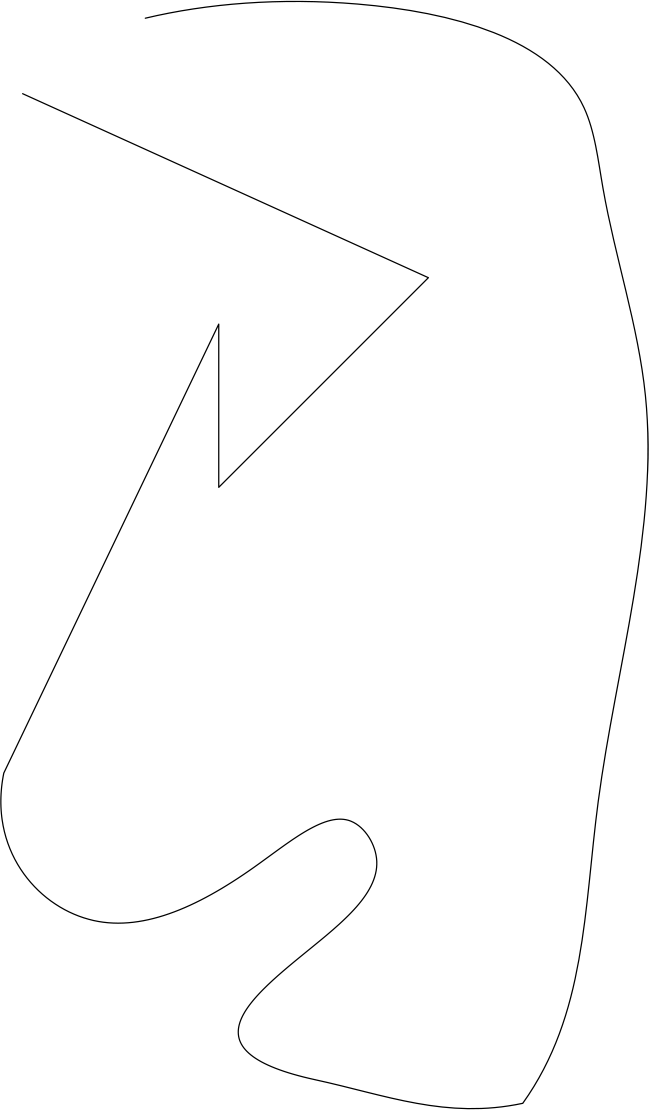
#> input picture images/test_draw_1.png, 3244 x 5550 px (shown at 1/5 size)
$ python image_processing_old.py   (older library calls are emulated)
#> lines starting #> are read from the running program, lines starting #| are printed output that depends on the picture; after the words box and inside, x2 and y2 are one past the last pixel; in counts of white or black regions, pixels touching at a corner belong together
import cv2
import matplotlib.pyplot as plt
import numpy as np
import time
import math
import scipy.spatial.distance as distance
import random as rng

class processing(object):
    def __init__(self, file_name = 'images/test_draw_1.png'):
#> called with file_name = 'images/test_draw_1.png'
        try:
            self.image = cv2.imread(file_name)
#> self.image is the input picture: shape (5550, 3244, 3); min 0, max 255, mean 253.2
        except:
            print(ValueError + 'CANNOT READ IMAGE FILE\n')


    # [24 lines left out: function image2plot, not called in this run]

    def corner_detector(self):
        self.image = cv2.cvtColor(self.image, cv2.COLOR_BGR2GRAY)
#> self.image: shape (5550, 3244)

        # [8 lines of commented-out code are left out]

        _, self.image = cv2.threshold(self.image, 150, 255, cv2.THRESH_BINARY)
#> self.image: shape (5550, 3244); 99.3% white; 1 black region, box (x1, y1, x2, y2) and area: (1, 4, 3243, 5546) 126383
        # self.image = cv2.bitwise_not(self.image)
        # self.image = cv2.ximgproc.thinning(self.image)

        corners = cv2.goodFeaturesToTrack(self.image, 1,0.005,50)
#> corners = [[2135, 1389]]
        corners = np.int0(corners)

        for i in corners:
            x, y = i.ravel()
            plt.scatter(x,y)
#> this loop made 1 pass
            # cv2.circle(self.image, (x, y), 3, 255, -1)

        plt.imshow(self.image, aspect="auto", cmap="gray")
        plt.show()
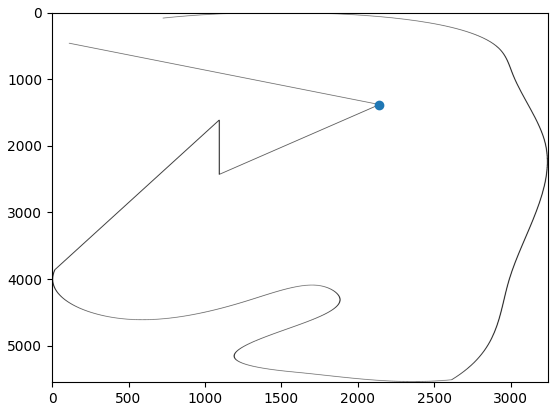
#> figure drawn by matplotlib, 1 panel

        return corners

    # [119 lines left out: functions hough_lines, hough_corner_detector, get_end_pnts, detect_loose_end, not called in this run]

    def order_points(self, x, y):
        return x, y

    # [66 lines left out: function image_sampling, not called in this run]


p = processing()
# p.image_sampling()


corners = p.corner_detector()
#> corners = [[2135, 1389]]

# [12 lines of commented-out code are left out]

$ run again, with images/square.png copied over images/test_draw_1.png
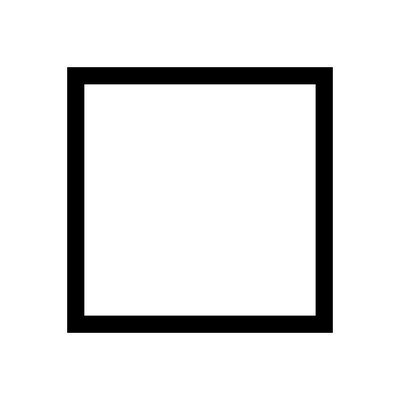
#> input picture images/square.png, 400 x 400 px
#> in __init__, self.image is the input picture: shape (400, 400, 3); min 0, max 255, mean 227.8
#> in corner_detector, `_, self.image = cv2.threshold(self.image, 150, 255, cv2.THRESH_BINARY)`:
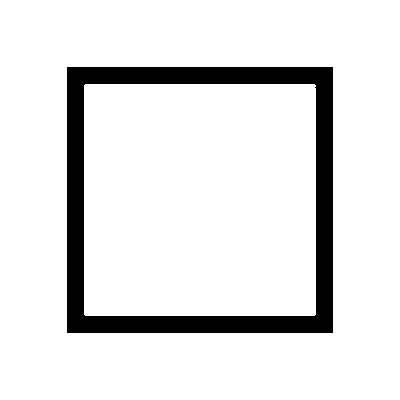
#> self.image: shape (400, 400); 89.4% white; 1 black region, box (x1, y1, x2, y2) and area: (67, 67, 333, 333) 16937
#> in corner_detector, `corners = cv2.goodFeaturesToTrack(self.image, 1,0.005,50)`: corners = [[332, 332]]
#> the loop in corner_detector, `for i in corners:` made 1 pass
#> in corner_detector, `plt.show()`:
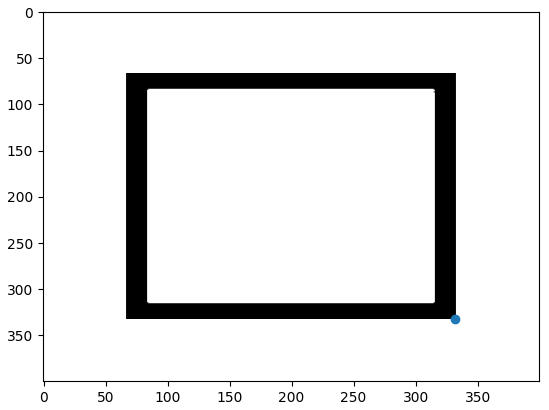
#> figure drawn by matplotlib, 1 panel

$ run again, with images/test_draw_2.png copied over images/test_draw_1.png
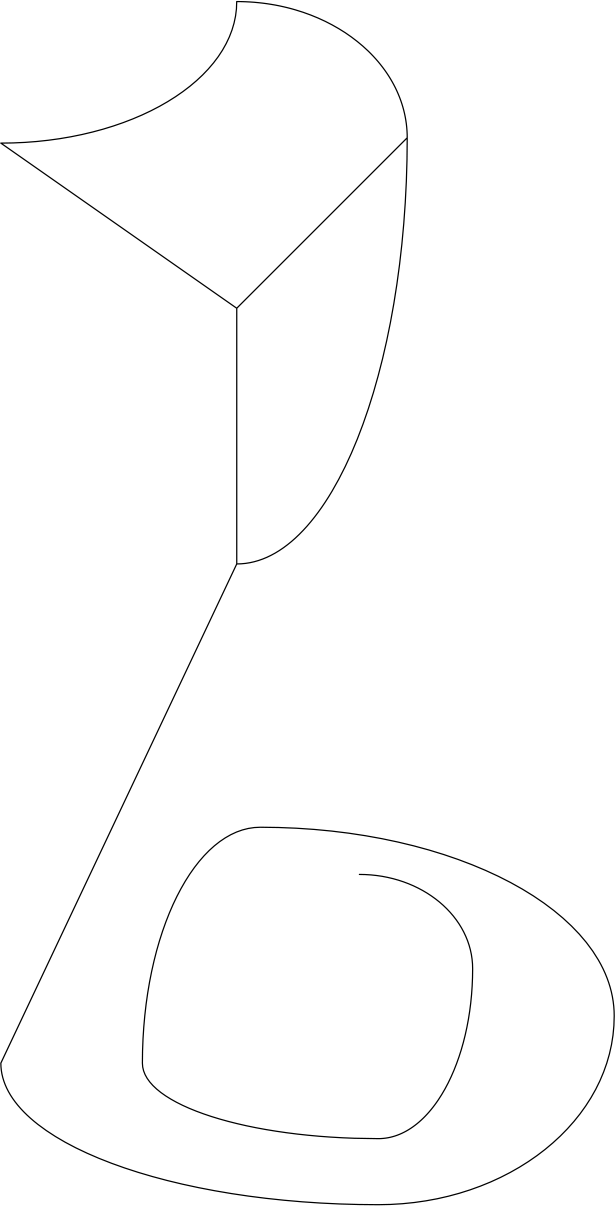
#> input picture images/test_draw_2.png, 3075 x 6031 px (shown at 1/5 size)
#> in __init__, self.image is the input picture: shape (6031, 3075, 3); min 0, max 255, mean 253.1
#> in corner_detector, `corners = cv2.goodFeaturesToTrack(self.image, 1,0.005,50)`: corners = [[1187, 2815]]
#> the loop in corner_detector, `for i in corners:` made 1 pass
#> in corner_detector, `plt.show()`:
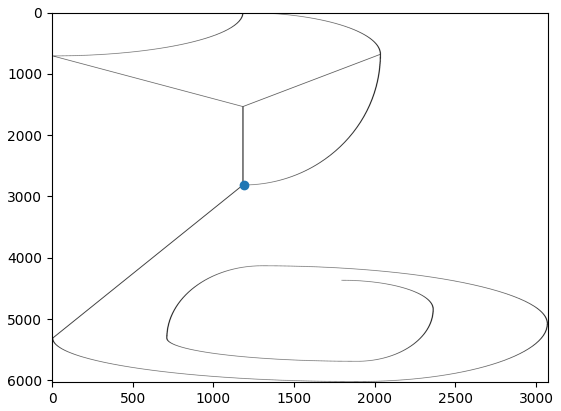
#> figure drawn by matplotlib, 1 panel

$ run again, with images/test_draw_3.png copied over images/test_draw_1.png
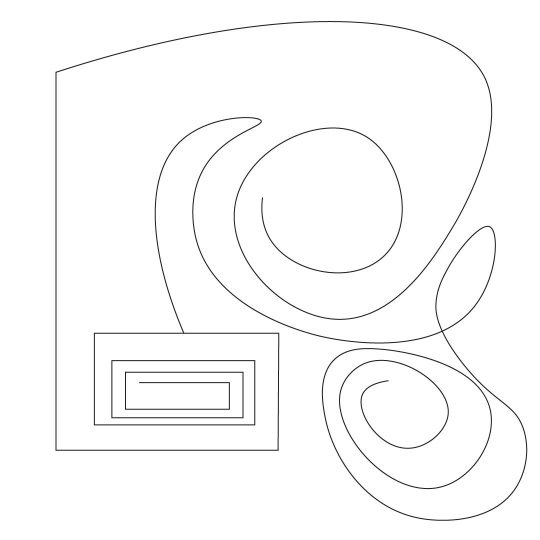
#> input picture images/test_draw_3.png, 1080 x 1080 px (shown at 1/2 size)
#> in __init__, self.image is the input picture: shape (1080, 1080, 3); min 1, max 255, mean 250.4
#> in corner_detector, `_, self.image = cv2.threshold(self.image, 150, 255, cv2.THRESH_BINARY)`:
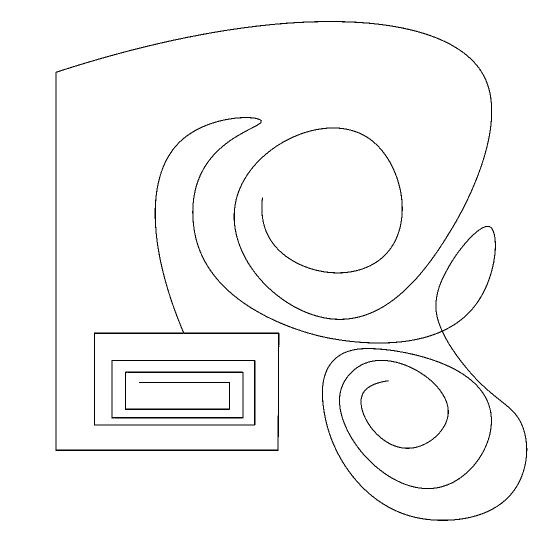
#> self.image: shape (1080, 1080) (shown at 1/2 size); 97.8% white; black in thin lines or dots, all inside (x1, y1, x2, y2) = (111, 42, 1055, 1042)
#> in corner_detector, `corners = cv2.goodFeaturesToTrack(self.image, 1,0.005,50)`: corners = [[776, 761]]
#> the loop in corner_detector, `for i in corners:` made 1 pass
#> in corner_detector, `plt.show()`:
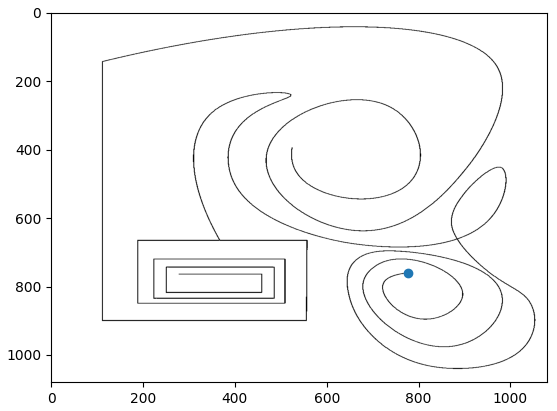
#> figure drawn by matplotlib, 1 panel
